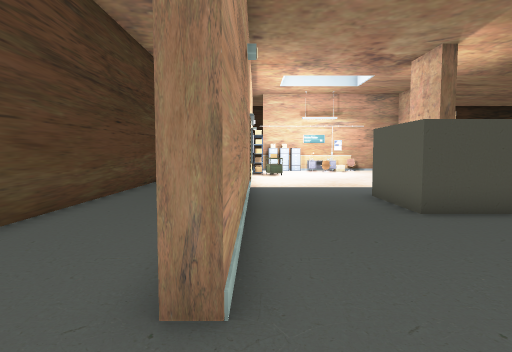
View 1 (above)

18 first-person views from a walk through a 3-D level made in the Godot game engine. The camera is 1.3 m above the floor, tilts 4° down and sees 75° across. The floor is counted in squares, 1 m on a side. Each view is taken from the middle of a square. On the plan, view 1 faces up. The plan holds only what a view shows up to about 14 squares ahead; the rest is blank.

View 2
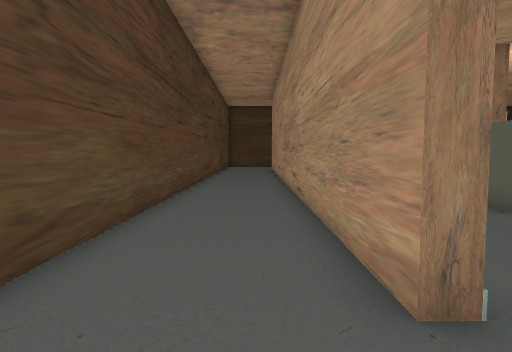

View 3
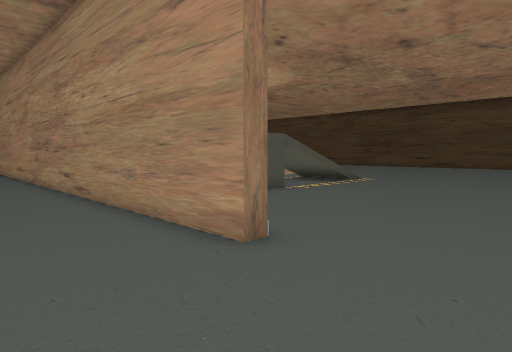

View 4
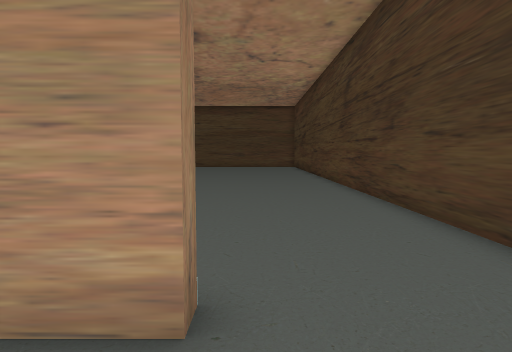

View 5
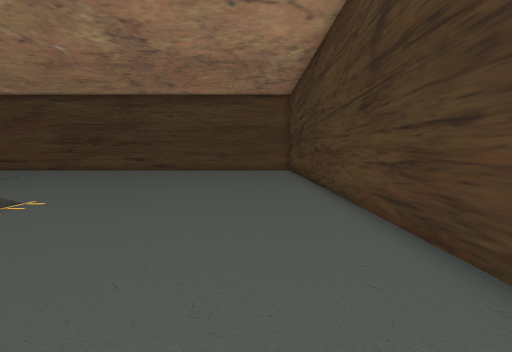

View 6
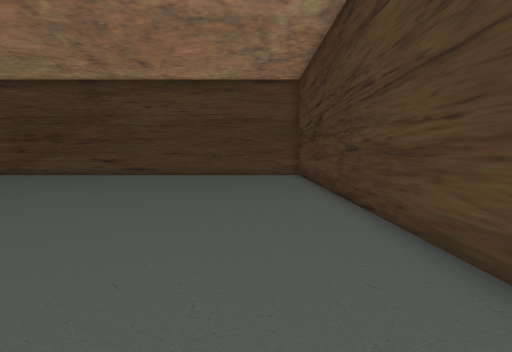

View 7
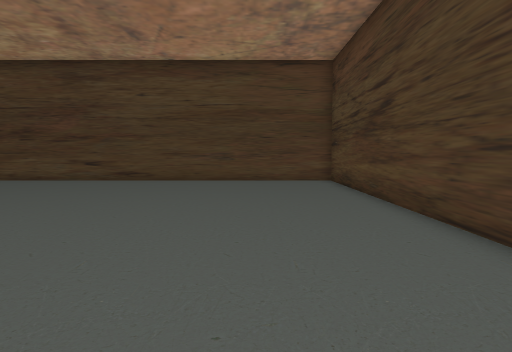

View 8
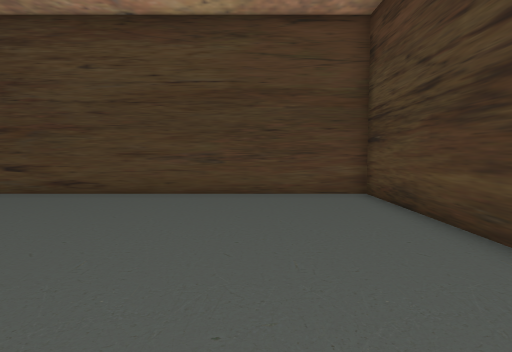

View 9
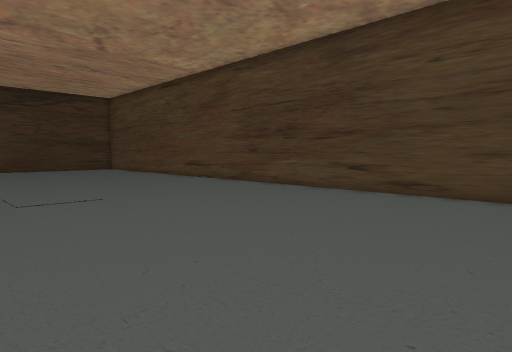

View 10
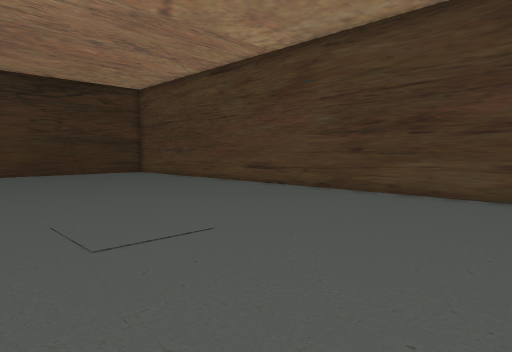

View 11
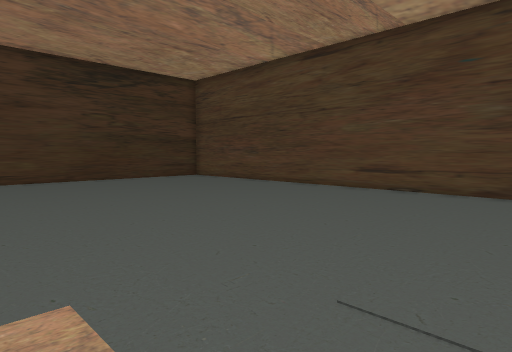

View 12
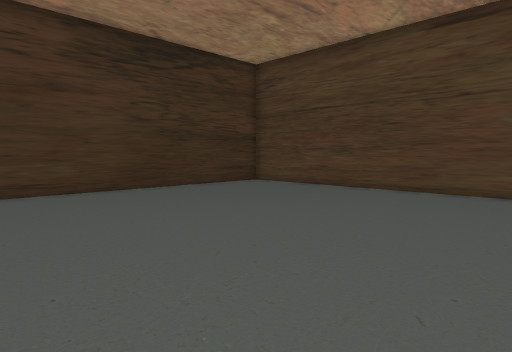

View 13
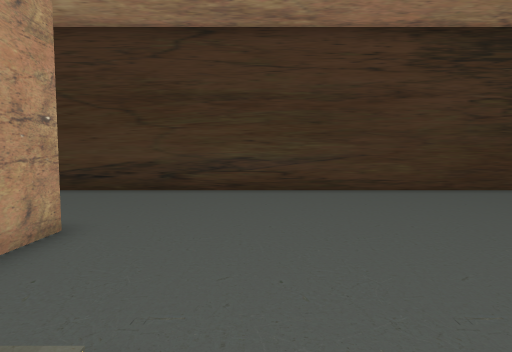

View 14
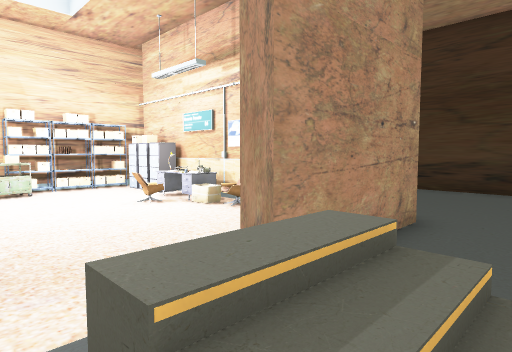

View 15
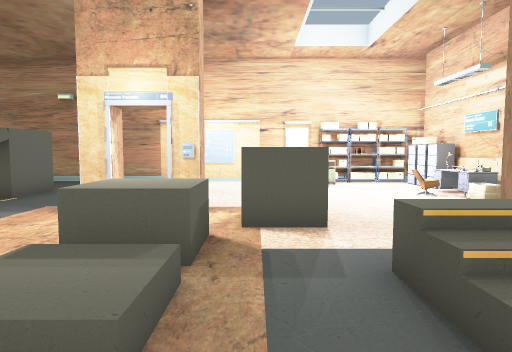

View 16
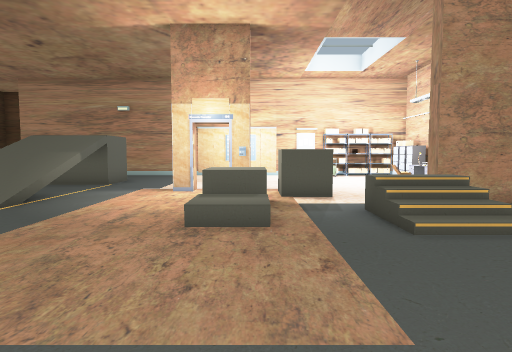

View 17
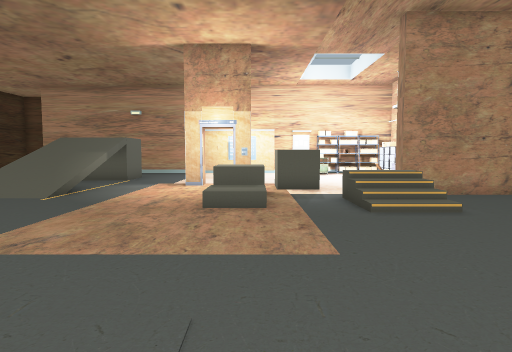

View 18
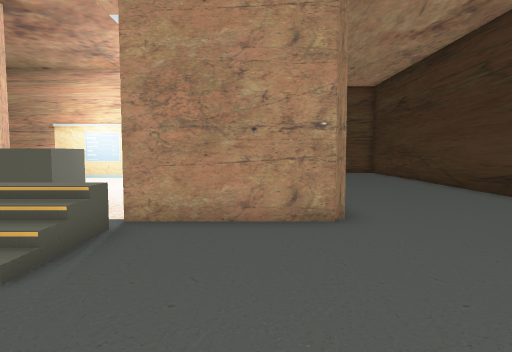

### Floor plan
Key: @ floor where view 1 was taken; # wall or solid block; x gap in a wall; . main floor; : floor 2 m higher than the main floor; / step, stairs or slope; = window, fence, low wall or low ledge; ^ raised ledge; C cabinet; H chair; S shelf; E desk; T trolley; O other object.
Columns run from 5 left of view 1 to 28 right of it. Each row starts with its distance up from view 1.
 31         ######################
 30         .......................
 29         ........................
 28         .........................
 27         .........................#
 26           .......................#
 25              ....................#
 24      #OCC#OOH  ##................#
 23      S...OE...  #................#
 22      #....H.... #................#
 21      SO........ #................#
 20      #T..........///.............#
 19        ..........///.............#
 18          ....^^..................#
 17         .....^^..................#
 16      #.........^^//..............#
 15    ..#...   #  ^^//..............#
 14 #....#.... .x....................#
 13 #....#.... .#....................#
 12 #....#...........................#
 11 #....#...........................#
 10 #....#...#.///==/................#
  9 #....#...  //////................#
  8 #....#...  //////................#
  7 #....#...:://////................#
  6 #....#...........................#
  5 #....#...........................#
  4 #....#...........................#
  3 #....#...........................#
  2  ................................#
  1   ...............................#
  0    ..@...........................#
 -1  .  .............................#
 -2        ###########################

Positions as (right, up) in squares from view 1, and headings:
1: (0, 0), facing up
2: (-2, 0), facing up
3: (-4, -1), facing up-right
4: (-3, 2), facing right
5: (3, 1), facing right
6: (8, 1), facing right
7: (12, 2), facing right
8: (17, 2), facing right
9: (17, 4), facing up-right
10: (17, 9), facing up-right
11: (16, 14), facing up-right
12: (16, 19), facing up-right
13: (14, 19), facing up
14: (13, 18), facing up-left
15: (15, 17), facing left
16: (19, 16), facing left
17: (21, 16), facing left
18: (17, 23), facing left
